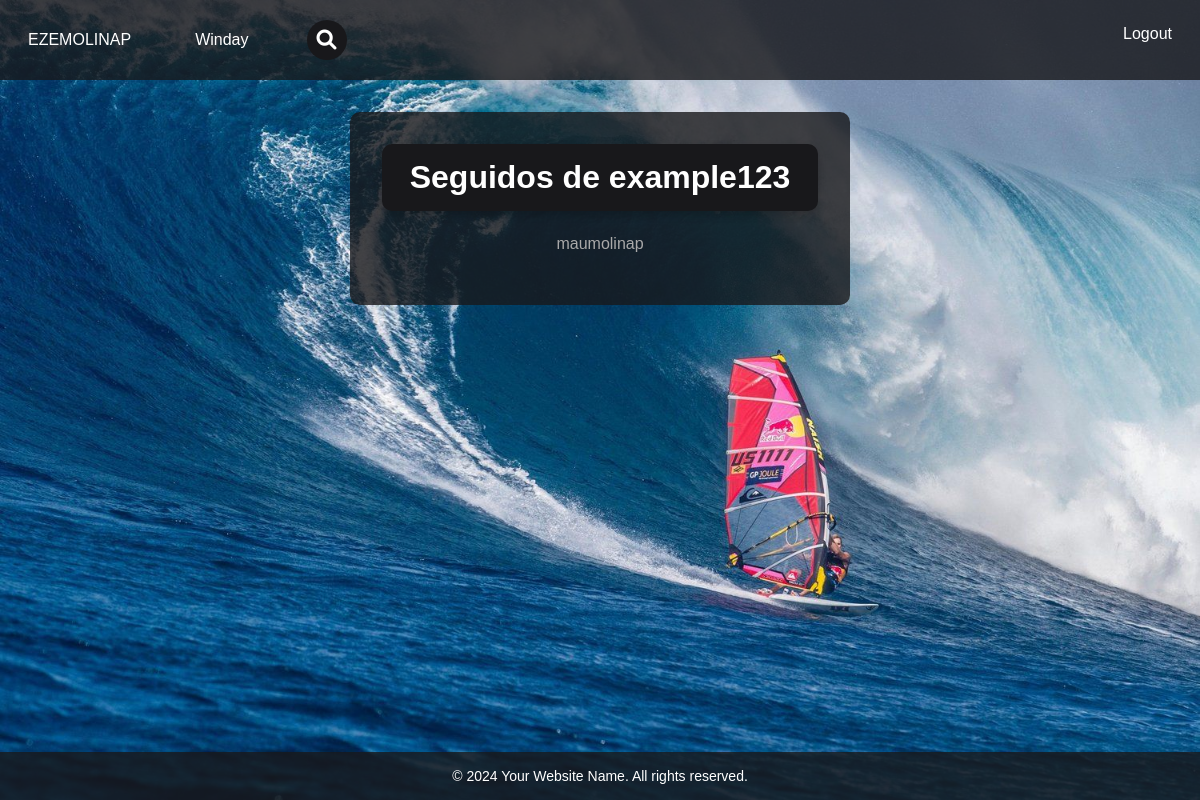
Page /profile_connections/3/?view=following (signed in) on the committed database.
### winday/models.py (models this page shows, shortened)
class User(AbstractUser):
    class Meta:
        db_table = 'winday_user'  # Nombre de tabla personalizado
    groups = models.ManyToManyField(
        'auth.Group',
        related_name='winday_user_groups',  # Cambiar related_name
        blank=True,
        verbose_name='groups',
        help_text='The groups this user belongs to.',
    )
    user_permissions = models.ManyToManyField(
        'auth.Permission',
        related_name='winday_user_permissions',  # Cambiar related_name
        blank=True,
        verbose_name='user permissions',
        help_text='Specific permissions for this user.',
    )

class Profile(models.Model):
    user = models.OneToOneField(User, on_delete=models.CASCADE, related_name="profile")
    followers = models.ManyToManyField(User, related_name="following", blank=True)

### winday/views.py (the view)
# urls.py: path("profile_connections/<int:profile_id>/", views.profile_connections, name="profile_connections"),
def profile_connections(request, profile_id):
    user = get_object_or_404(User, pk=profile_id)
    view_type = request.GET.get('view', 'followers')  # Valor por defecto: 'followers'
    if view_type == 'following':
        profiles = user.following.all()
        title = 'Seguidos'
    else:
        profiles = user.profile.followers.all()
        title = 'Seguidores'
    return render(request, 'winday/profile_connections.html', {
        "username": user,
        "profiles": profiles,
        "title": title,
        "view_type": view_type,
    })

### winday/templates/winday/profile_connections.html (shortened to what this page needs)
{% extends 'winday/layout.html' %}
{% load static %}
{% block body %}
    <div class="login-container">
        <h1 class="principal-title">{{ title }} de {{ username }}</h1>
        <ul class="profile-list">
            {% for user in profiles %}
                <li class="register-link">
                    {% if view_type == 'following' %}
                        <a href="{% url 'winday:profile' user.user %}" class="link">{{ user.user }}</a>
                    {% else %}
                        <a href="{% url 'winday:profile' user %}" class="link">{{ user }}</a>
                    {% endif %}
                </li>
            {% endfor %}
        </ul>
    </div>
{% endblock %}

### winday/templates/winday/layout.html (shortened to what this page needs)
{% load static %}
<!DOCTYPE html>
<html lang="en">
    <head>
        <link rel="stylesheet" href="{% static 'winday/styles.css' %}">
        <link rel="stylesheet" href="https://cdnjs.cloudflare.com/ajax/libs/font-awesome/6.0.0-beta3/css/all.min.css">
    </head>
    <body>
        <nav class="upper-bar">
            <ul class="nav-links">
                {% if request.user.is_authenticated %}
                    <li class="link">
                        <a href="{% url 'winday:profile' request.user.username %}" class="user">{{ request.user }}</a>
                    </li>
                {% endif %}
                <li class="link">
                    <a href="{% url 'winday:index' %}">Winday</a>
                </li>
                <li>
                    <div class="search-container">
                        <form action="{% url 'winday:find_wind' %}" method="get" class="search-form">
                            <button type="submit" class="search-icon">
                                <i class="fas fa-search"></i>
                            </button>
                        </form>
                    </div>
                </li>
                <li class="log-div link">
                    {% if request.user.is_authenticated %}
                        <a href="{% url 'winday:logout' %}">Logout</a>
                    {% else %}
                        <a href="{% url 'winday:login' %}">Login</a>
                        <a href="{% url 'winday:register' %}">Register</a>
                    {% endif %}
                </li>
            </ul>
        </nav>
        <div class="container">
            {% block body %}{% endblock %}
        </div>
        <div class="copyright">
            &copy; 2024 Your Website Name. All rights reserved.
        </div>
    </body>
</html>

### winday/static/winday/styles.css (style rules this page uses)
:root { --azul-oscuro:#18181B; --blanco: #fff; --azul-claro: #1d4ed8; --gris: #A9A9A9; --semi-transparente: rgba(24, 24, 27, 0.8); --box-shadow: rgba(0, 0, 0, 0.2); }
* { padding: 0; margin: 0; outline: none; border: none; box-sizing: border-box; }
a { text-decoration: none; }
body { font-family: 'Poppins', sans-serif; background-image: url('/static/winday/images/windsurf-background.jpg'); background-size: cover; background-position: center; background-repeat: no-repeat; min-height: 100vh; display: flex; flex-direction: column; margin: 0; }
.container { flex: 1; }
.nav-links { list-style: none; display: flex; align-items: center; gap: 3rem; padding: 1rem 0.75rem; background-color: var(--semi-transparente); min-height: 80px; }
.link a { position: relative; padding-bottom: 0.75rem; padding-left: 1rem; color: var(--blanco); }
.link a::after { content: ""; position: absolute; height: 2px; width: 0; bottom: 0; left: 1rem; background-color: var(--azul-claro); transition: all 0.3s ease; }
.log-div { display: flex; justify-content: flex-end; padding-right: 1rem; gap: 3rem; width: 100%; position: relative; }
.search-container { position: relative; display: flex; align-items: center; justify-content: flex-start; }
.search-icon { cursor: pointer; font-size: 20px; color: var(--blanco); background-color: var(--azul-oscuro); padding: 10px; border-radius: 50%; transition: transform 0.6s ease, background-color 0.6s ease; display: flex; align-items: center; justify-content: center; }
.search-form { display: flex; align-items: center; }
.login-container { background-color: var(--semi-transparente); padding: 2rem; max-width: 500px; margin: 2rem auto; border-radius: 10px; color: var(--blanco); }
.principal-title { font-size: 2rem; color: var(--blanco); text-align: center; margin-bottom: 1.5rem; background-color: var(--azul-oscuro); border-radius: 10px; padding: 15px; box-shadow: 0 4px 8px var(--box-shadow); max-width: 800px; margin: 0 auto 1.5rem auto; }
.register-link { text-align: center; margin-top: 1.5rem; color: var(--blanco); }
.register-link .link { position: relative; color: var(--gris); padding-bottom: 0.75rem; padding: 0.75rem; }
.register-link .link::after { content: ""; position: absolute; height: 2px; width: 0; bottom: 0; left: 0.75rem; background-color: var(--blanco); transition: width 0.3s ease; }
.copyright { background-color: var(--semi-transparente); color: var(--blanco); text-align: center; padding: 1rem; font-size: 0.875rem; width: 100%; position: bottom; }
.user { color: var(--blanco); text-transform: uppercase; }
.profile-list { list-style-type: none; padding: 0; margin: 20px 0; }

### rows in the picture
User: user "EZEMOLINAP"
User: username "example123"
Profile: user "maumolinap"

### other values in the picture
{{ title }} "Seguidos"
